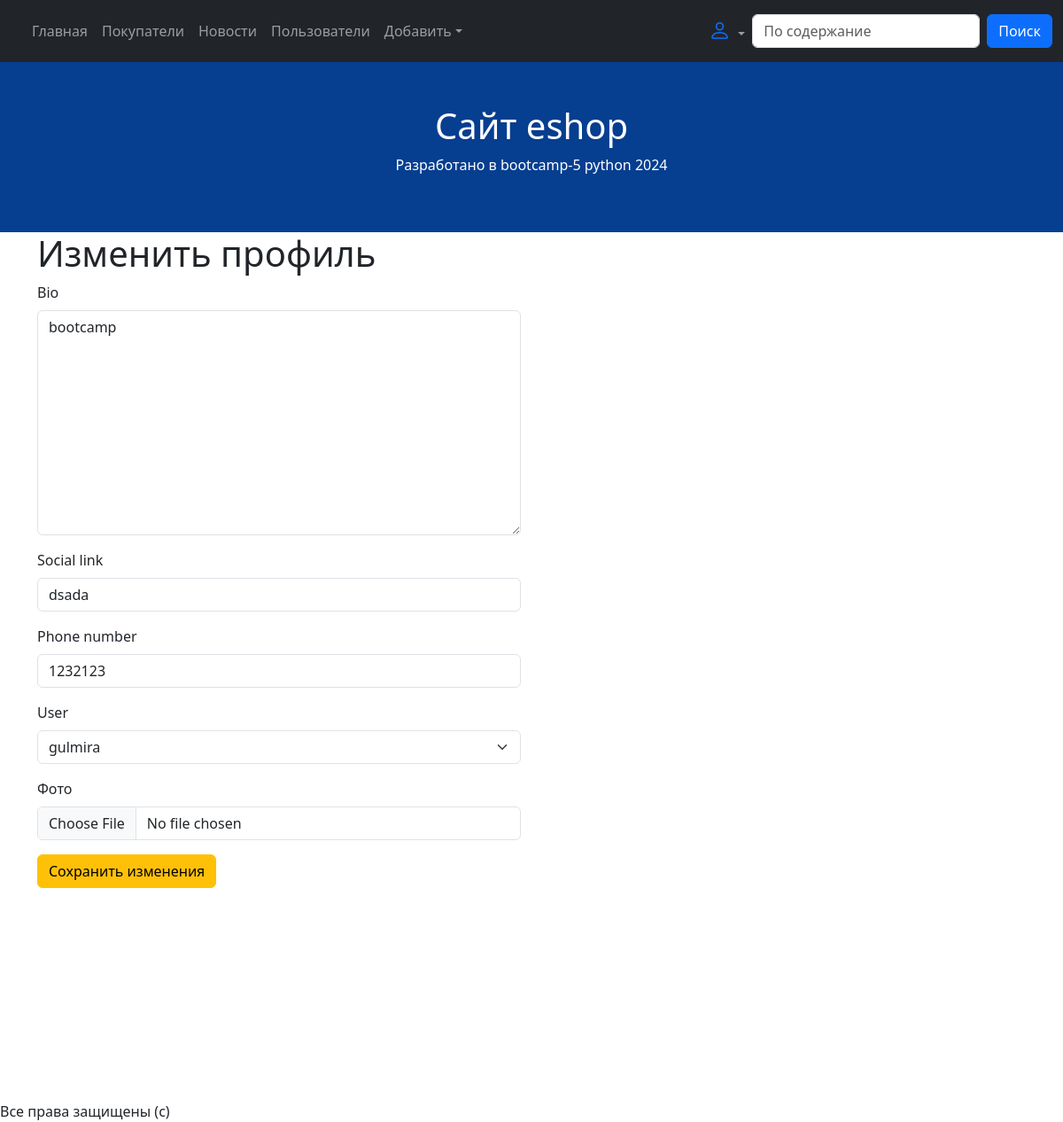
/profile-update/3/ (signed in), run on the app's committed database.
### core/models.py (models this page shows)
class Profile(models.Model):
    bio = models.TextField(null=True, blank=True)
    social_link = models.CharField(max_length=100)
    phone_number = models.CharField(max_length=100)
    user = models.OneToOneField(
        to=User,
        on_delete=models.SET_NULL,
        null=True, blank=True
    )
    photo = models.ImageField(
        verbose_name="фото",
        upload_to="profiles/",
        null=True, blank=True
    )

### core/views/profile_update.py (the view, shortened to what this page needs)
# urls.py: path('profile-update/<int:id>/', profile_update, name='profile-update'),
def profile_update(request, id):
    context = {}
    profile_object = Profile.objects.get(id=id)
    if request.user != profile_object.user:
        messages.error(request, "Нет доступа")
        return redirect('/')
    context["form"] = ProfileForm(instance=profile_object)
    if request.method == "GET":
        return render(request, "profile/update.html", context)

### core/forms.py
class ProfileForm(forms.ModelForm):
    class Meta:
        model = Profile
        fields = '__all__'

### core/templates/profile/update.html (shortened to what this page needs)
{% extends 'base.html' %}
{% load django_bootstrap5 %}
{% block content %}
    <h1>Изменить профиль</h1>
    <div class="row">
        <div class="col-lg-6">
            <form method="POST" enctype="multipart/form-data">
                {% bootstrap_form form %}
                <button class="btn btn-warning">Сохранить изменения</button>
            </form>
        </div>
    </div>
{% endblock %}

### data on the page
Profile: bio "bootcamp", social_link "dsada", phone_number "1232123", user "gulmira"
